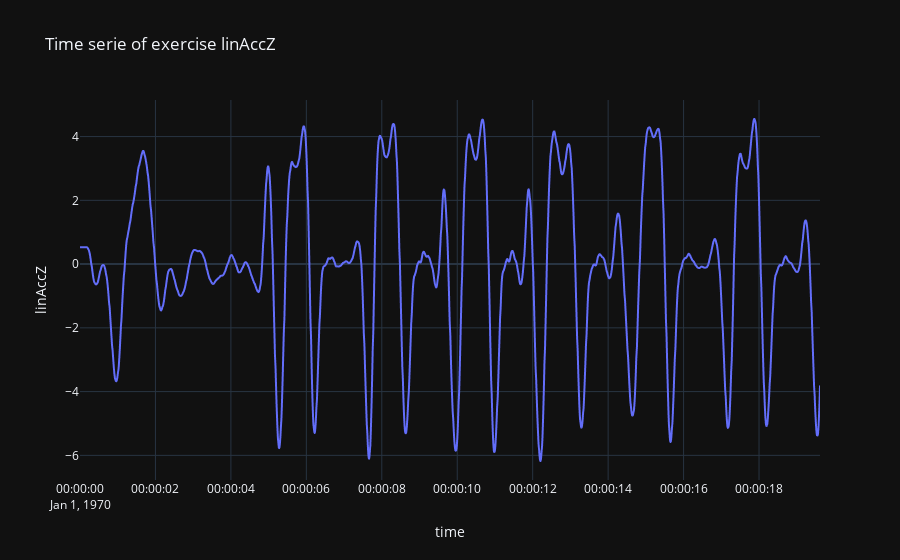

Write notebook code for a chart like this one.
### Code cell
prim_1000 = df.head(2000)
fig = px.line(prim_1000, x=prim_1000.index, y='linAccZ', title='Time serie of exercise linAccZ')
fig.show()

### Figure 1 — Plotly figure (JSON) as saved in the notebook; plotly's stock layout.template omitted (floating-point values rounded to 4 significant figures; data arrays with more than 128 entries replaced by an {"elided": "..."} marker saying what was removed)
{"data": [{"hovertemplate": "time=%{x}<br>linAccZ=%{y}<extra></extra>", "legendgroup": "", "line": {"color": "#636efa", "dash": "solid"}, "marker": {"symbol": "circle"}, "mode": "lines", "name": "", "showlegend": false, "x": {"elided": "2000 str values"}, "xaxis": "x", "y": {"elided": "2000 float values"}, "yaxis": "y", "type": "scattergl"}], "layout": {"xaxis": {"anchor": "y", "domain": [0.0, 1.0], "title": {"text": "time"}}, "yaxis": {"anchor": "x", "domain": [0.0, 1.0], "title": {"text": "linAccZ"}}, "legend": {"tracegroupgap": 0}, "title": {"text": "Time serie of exercise linAccZ"}}}
